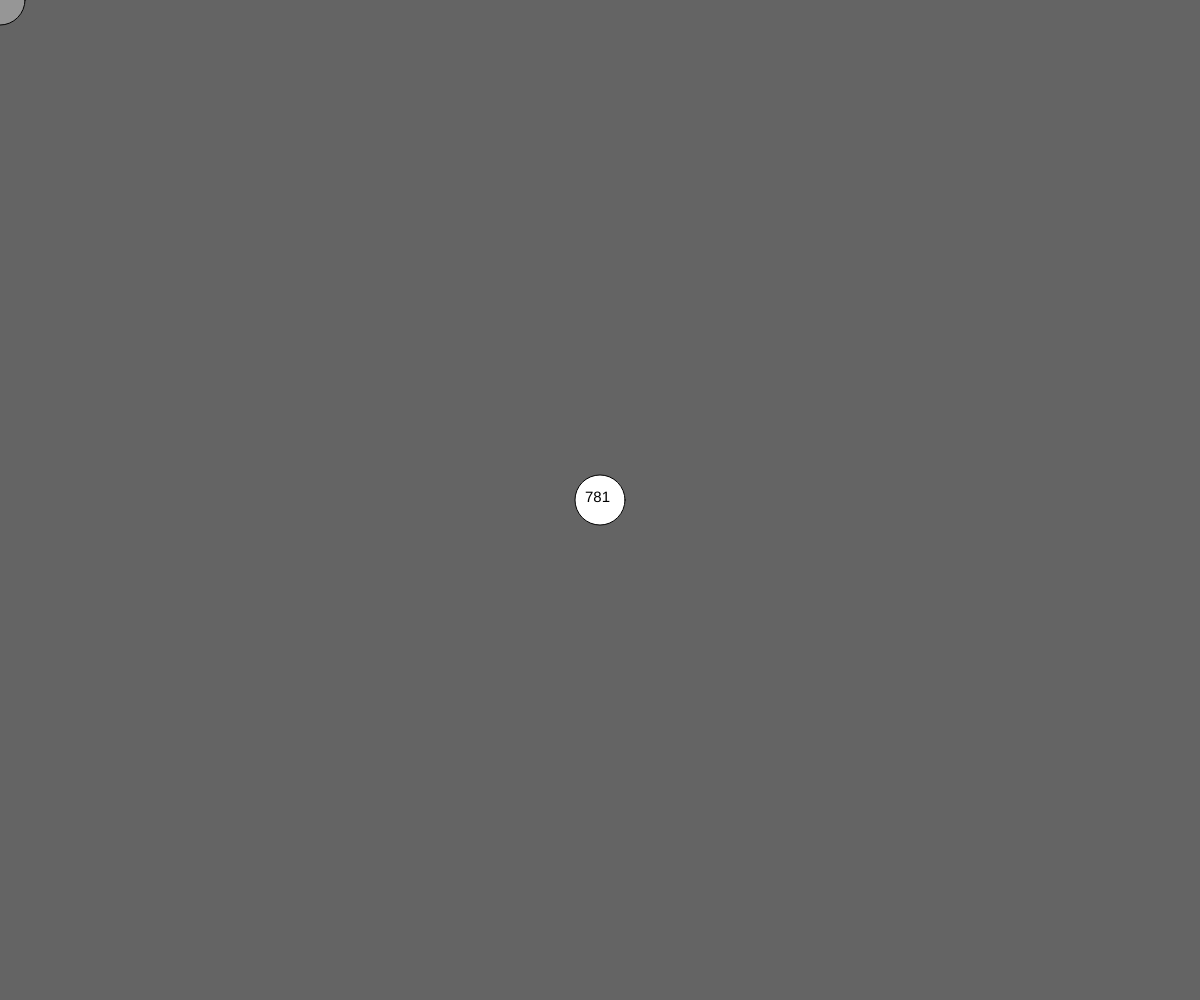
Frame 1 (no input)
Frame 60 (no input): identical to frame 1, image omitted
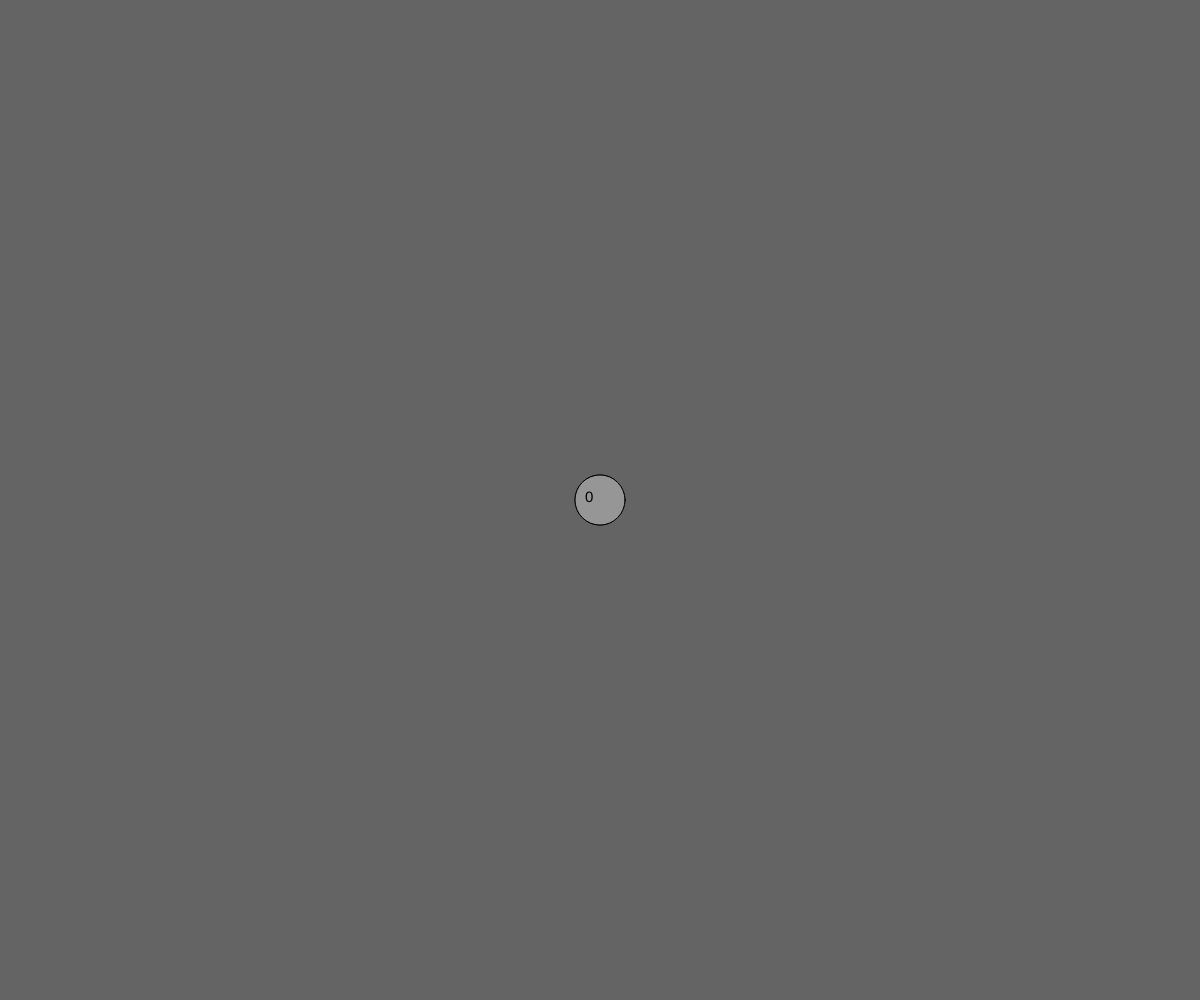
Frame 120 (the mouse pressed at the canvas centre since frame 60)

The p5.js sketch that drew these frames (run headless with seeded random() and noise() and a simulated clock; from frame 60 on, the mouse is pressed at the canvas centre):

// p5.js sketch
// ── sketch.js
let size = 50;
let x;
let y;
let myFill = 255;

function setup() {
  createCanvas(windowWidth, windowHeight);
  x = width / 2;
  y = height / 2;
}

function draw() {
  background(100);
  fill (myFill);
  ellipse(x, y, size);

  fill (150);
  ellipse(mouseX, mouseY, size);

  let distance = dist(x, y, mouseX, mouseY);

  fill(0);
  textSize(15);
  text(int(distance), x - 15, y - 10, 30);

}
//myShape(mouseX, mouseY);

function myShape(x, y) {
  fill(255, 0, 0);
  ellipse(x, y, 50);
  fill(0, 255, 0);
  rect(x + 25, y + 25, 20, 30);
}
